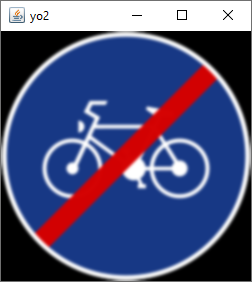
#> input picture image_similarity_algorithm/images/image1.png, 252 x 282 px
$ python main.py
#> lines starting #> are read from the running program, lines starting #| are printed output that depends on the picture; long printed decimals are rounded
import cv2

class CompareImage(object):

    def __init__(self, image_1_path, image_2_path):
        self.minimum_commutative_image_diff = 1
        self.image_1_path = image_1_path
        self.image_2_path = image_2_path

    def compare_image(self):
        image_1 = cv2.imread(self.image_1_path, 0)
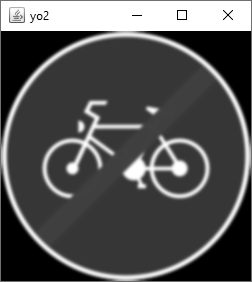
#> image_1: shape (282, 252); min 0, max 255, mean 83.5
        image_2 = cv2.imread(self.image_2_path, 0)
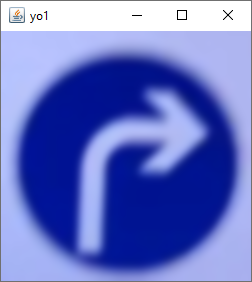
#> input picture image_similarity_algorithm/images/image2.png, 252 x 282 px
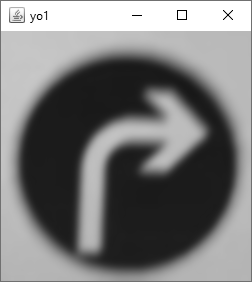
#> image_2: shape (282, 252); min 0, max 255, mean 122
        commutative_image_diff = self.get_image_difference(image_1, image_2)

        if(commutative_image_diff < self.minimum_commutative_image_diff):
            #print("Images match")
            return commutative_image_diff
        return -1 # random napaka vrednost


    @staticmethod
    def get_image_difference(image_1, image_2):
        print("img diff logic here")
        first_image_histogram = cv2.calcHist([image_1], [0], None, [256], [0, 256])
#> first_image_histogram = 256 values, max 29157 at index 54, min 6 at index 45, mean 277.6
        second_image_histogram = cv2.calcHist([image_2], [0], None, [256], [0, 256])
#> second_image_histogram = 256 values, max 7052 at index 255, min 0 at index 1, mean 277.6

        img_hist_diff = cv2.compareHist(first_image_histogram, second_image_histogram, cv2.HISTCMP_BHATTACHARYYA)
#> img_hist_diff = 0.737
        img_template_probability_match = cv2.matchTemplate(first_image_histogram, second_image_histogram, cv2.TM_CCOEFF_NORMED)[0][0]
#> img_template_probability_match = 0.104
        img_template_diff = 1 - img_template_probability_match
#> img_template_diff = 0.896

        commutative_image_diff = (img_hist_diff / 10) + img_template_diff
#> commutative_image_diff = 0.969
        return commutative_image_diff


if __name__ == '__main__':
    compare_image = CompareImage('images/image1.png', 'images/image2.png')
    image_diff = compare_image.compare_image()
#> image_diff = 0.969
    print(image_diff)
#| 0.9694
